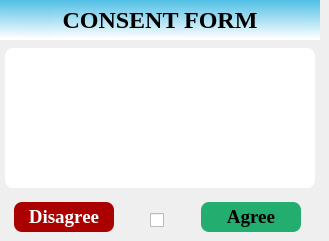
   <widget class="QWidget" name="page_21">
    <widget class="QPlainTextEdit" name="plainTextEdit">
     <property name="geometry">
      <rect>
       <x>5</x>
       <y>48</y>
       <width>310</width>
       <height>140</height>
      </rect>
     </property>
     <property name="font">
      <font>
       <family>Liberation Serif</family>
      </font>
     </property>
     <property name="styleSheet">
      <string notr="true">border-radius: 8px;
background-color: rgb(255, 255, 255);</string>
     </property>
     <property name="readOnly">
      <bool>true</bool>
     </property>
    </widget>
    <widget class="QLabel" name="label_44">
     <property name="geometry">
      <rect>
       <x>1</x>
       <y>0</y>
       <width>50</width>
       <height>40</height>
      </rect>
     </property>
     <property name="styleSheet">
      <string notr="true">background-color: qlineargradient(spread:pad, x1:0.97005, y1:0, x2:0.960199, y2:0.972, stop:0 rgba(80, 191, 229, 255), stop:1 rgba(255, 255, 255, 255));
border-image: url(:/rsc/images/NagalandGovtLogo.png);</string>
     </property>
     <property name="text">
      <string/>
     </property>
     <property name="scaledContents">
      <bool>true</bool>
     </property>
    </widget>
    <widget class="QLabel" name="label_45">
     <property name="geometry">
      <rect>
       <x>0</x>
       <y>0</y>
       <width>320</width>
       <height>40</height>
      </rect>
     </property>
     <property name="font">
      <font>
       <family>Liberation Serif</family>
       <pointsize>18</pointsize>
       <weight>75</weight>
       <bold>true</bold>
      </font>
     </property>
     <property name="styleSheet">
      <string notr="true">background-color: qlineargradient(spread:pad, x1:0.97005, y1:0, x2:0.960199, y2:0.972, stop:0 rgba(80, 191, 229, 255), stop:1 rgba(255, 255, 255, 255));</string>
     </property>
     <property name="text">
      <string>CONSENT FORM</string>
     </property>
     <property name="alignment">
      <set>Qt::AlignCenter</set>
     </property>
    </widget>
    <widget class="QPushButton" name="BtnOK_2">
     <property name="geometry">
      <rect>
       <x>201</x>
       <y>202</y>
       <width>100</width>
       <height>30</height>
      </rect>
     </property>
     <property name="font">
      <font>
       <family>Liberation Serif</family>
       <pointsize>14</pointsize>
       <weight>75</weight>
       <bold>true</bold>
      </font>
     </property>
     <property name="styleSheet">
      <string notr="true">border-radius: 8px;
background-color: rgb(35, 173, 111);
color: rgb(0, 0, 0);</string>
     </property>
     <property name="text">
      <string>Agree</string>
     </property>
    </widget>
    <widget class="QPushButton" name="BtnDisAgree">
     <property name="geometry">
      <rect>
       <x>14</x>
       <y>202</y>
       <width>100</width>
       <height>30</height>
      </rect>
     </property>
     <property name="font">
      <font>
       <family>Liberation Serif</family>
       <pointsize>14</pointsize>
       <weight>75</weight>
       <bold>true</bold>
      </font>
     </property>
     <property name="styleSheet">
      <string notr="true">border-radius: 8px;
background-color: rgb(170, 0, 0);
color: rgb(255, 255, 255);</string>
     </property>
     <property name="text">
      <string>Disagree</string>
     </property>
    </widget>
    <widget class="QCheckBox" name="ConsentCheckBox">
     <property name="geometry">
      <rect>
       <x>150</x>
       <y>210</y>
       <width>16</width>
       <height>20</height>
      </rect>
     </property>
     <property name="text">
      <string/>
     </property>
    </widget>
    <zorder>plainTextEdit</zorder>
    <zorder>label_45</zorder>
    <zorder>label_44</zorder>
    <zorder>BtnDisAgree</zorder>
    <zorder>ConsentCheckBox</zorder>
    <zorder>BtnOK_2</zorder>
   </widget>
